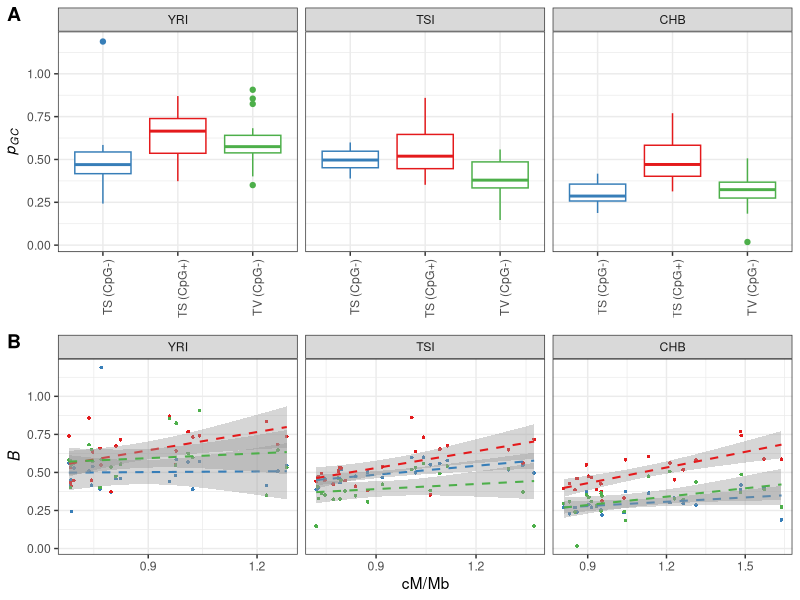
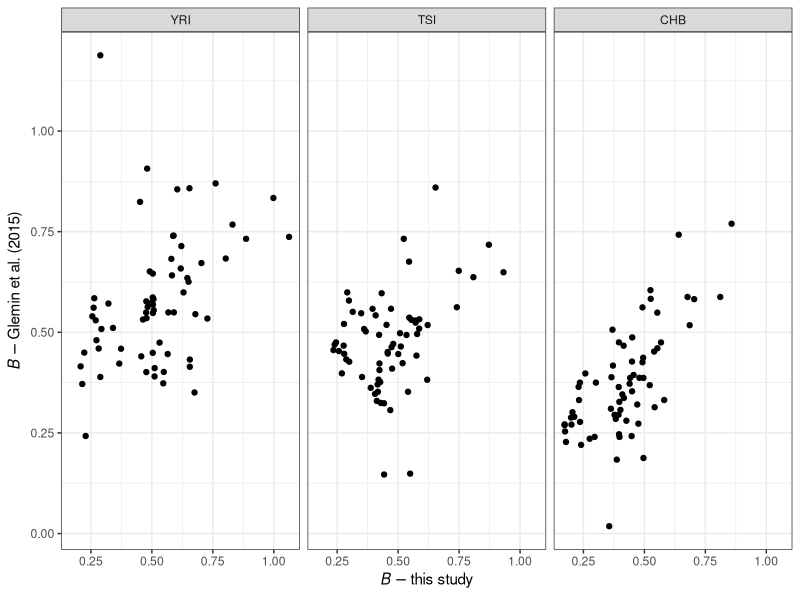

The R source for these figures, in order:
library(ggplot2)
library(cowplot)

### load data
data <- read.table("figS4_S6.txt", header = T, sep = "\t")
data$pop <- factor(data$pop, levels = c("YRI", "TSI", "CHB"))

## Supplementary figure S4
figS4a <- ggplot(subset(data, conv=="OK"), aes(x=mType, y=B_glem, col=mType)) + geom_boxplot() + facet_wrap(.~pop) + theme_bw() + theme(legend.position = "none", axis.title.x = element_blank(), axis.text.x = element_text(angle = 90, hjust = 1)) +
  ylab(expression(italic(p[GC])))+ scale_color_manual(values=c("#377eb8", "#e41a1c", "#4daf4a"))

figS4b <- ggplot(subset(data, conv=="OK"), aes(x=cMmb, y=B_glem, colour = mType)) + 
  geom_point(size=1.25, shape=21, stroke=0, aes(fill=factor(mType))) + 
  facet_wrap(.~pop, scales = "free_x", ncol = 3) + theme_bw() + 
  geom_smooth(method="lm",lty =2, lwd=0.7) + theme(legend.position = "none") +xlab("cM/Mb")+ ylab(expression(italic(B)))+
  scale_fill_manual(values = c("#377eb8", "#e41a1c", "#4daf4a")) +  scale_color_manual(values = c("#377eb8", "#e41a1c", "#4daf4a")) + 
  scale_x_continuous(breaks = c(0.9,1.2,1.5,1.8,2.1))

tt <- plot_grid(figS4a, figS4b, ncol = 1, align = "v", rel_heights = c(1.2,1), labels = c("A", "B"))
ggsave("figS4.pdf", tt, width=15, height=12, units = "cm")

## Supplementary figure S6
figS6 <- ggplot(data, aes(x=B_berg, y=B_glem)) + geom_point() + theme_bw() + facet_grid(.~pop) +
         xlab(expression(italic(B) - "this study")) + ylab(expression(italic(B) - "Glemin et al. (2015)"))

ggsave("figS6.pdf", figS6, width=25, height=8, units = "cm")
